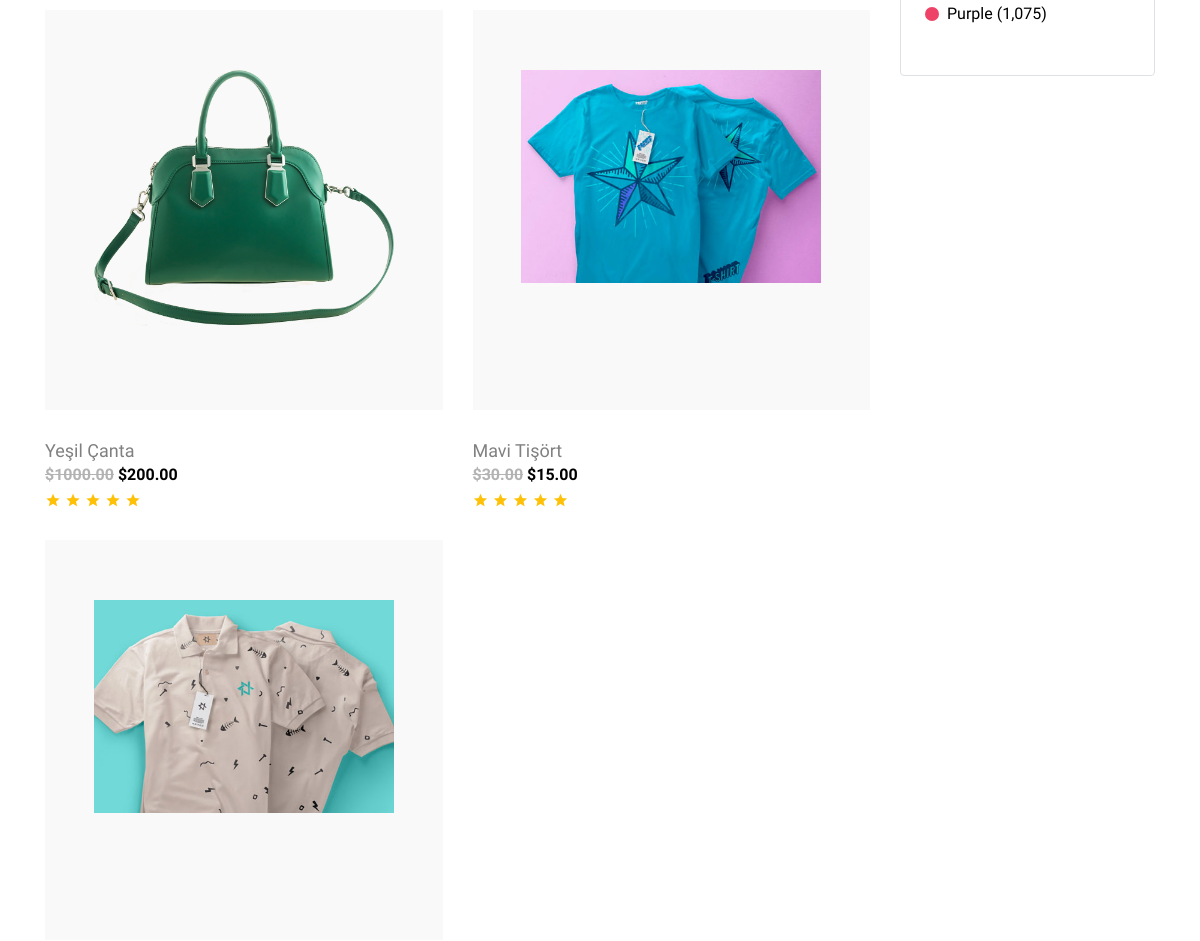
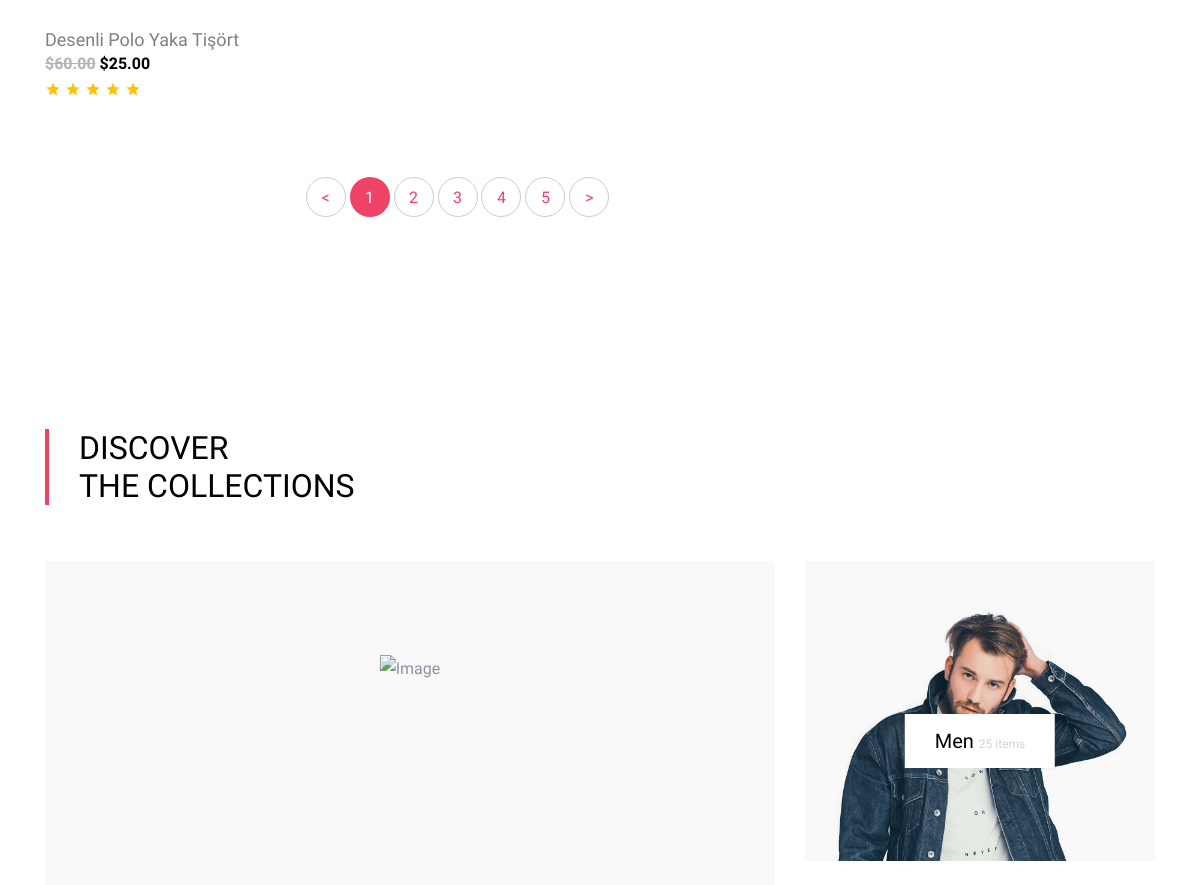
Before: /products/ (middle part) with the older database file (2 pictures, top to bottom).
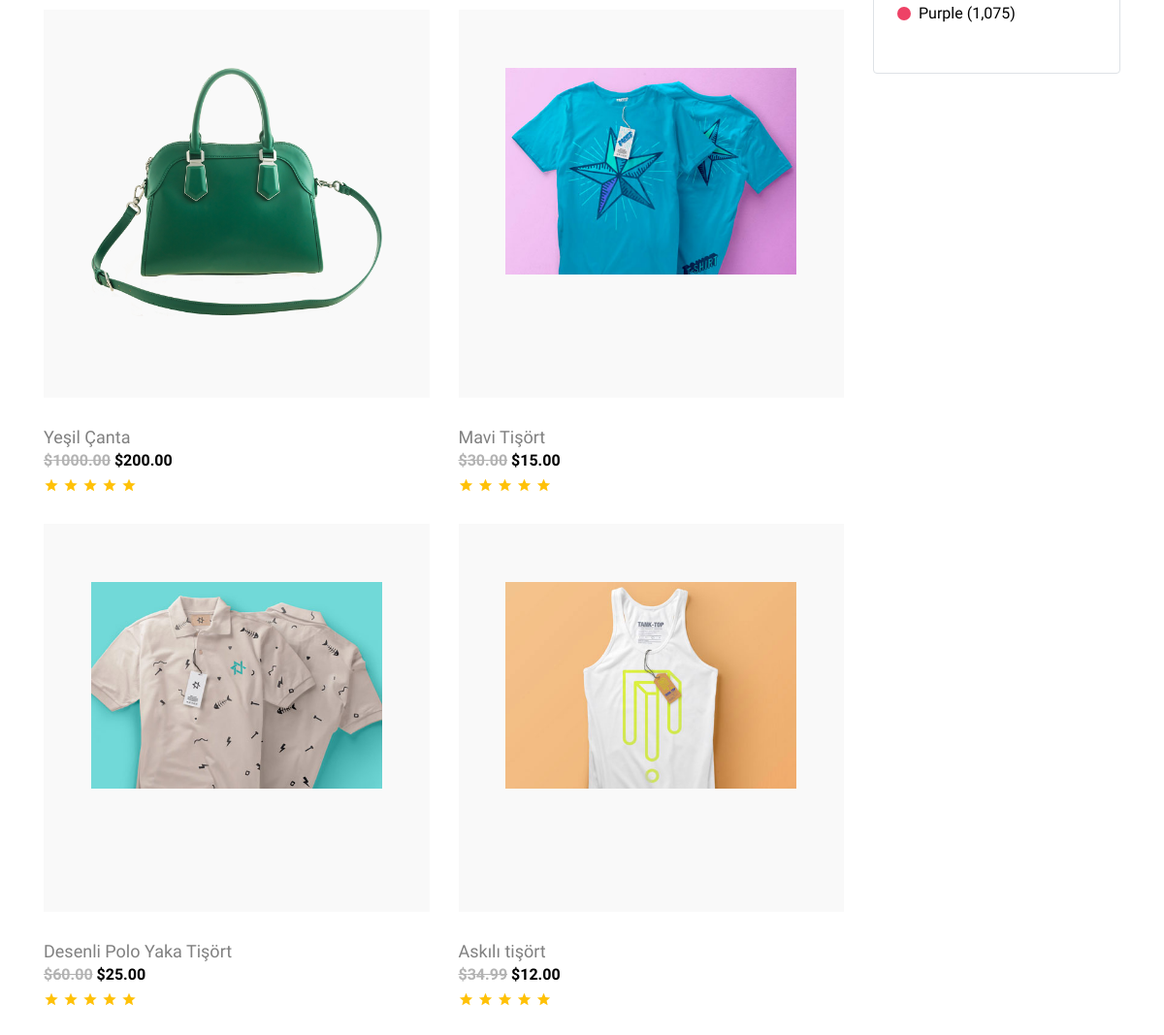
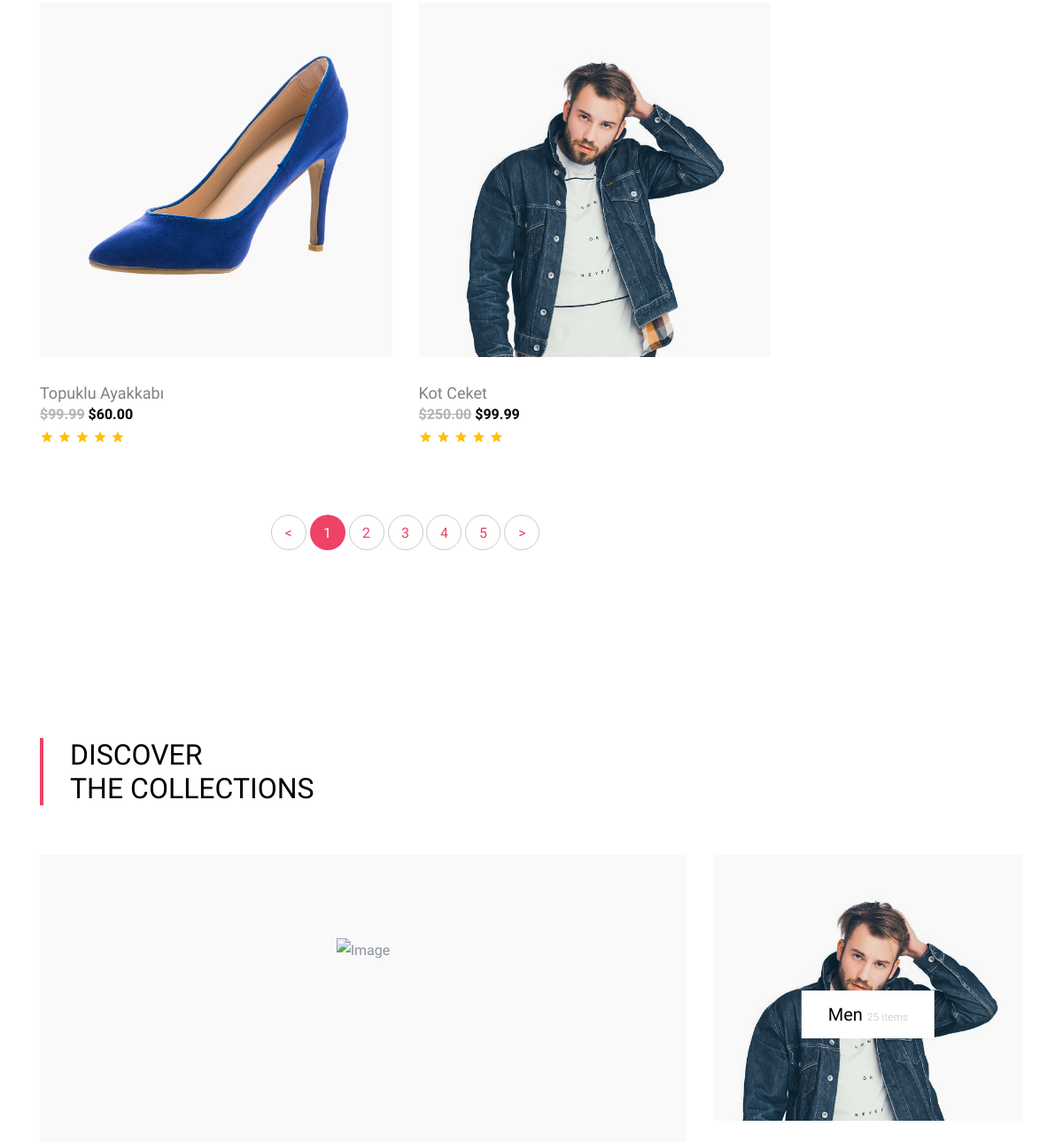
After: the same page with the newer database file (2 pictures, top to bottom).
### products/models.py (models this page shows, shortened)
class Product(models.Model):
    genders = (
        ('M','Erkek'),
        ('F','Kadın'),
    )
    title = models.CharField("Başlık", max_length=150)
    description = models.TextField("Açıklama")
    price = models.DecimalField(max_digits=10, decimal_places=2, default=0)
    old_price = models.DecimalField(max_digits=10, decimal_places=2, default=0)
    image = models.ImageField(upload_to="products")
    slug = models.SlugField(unique=True, db_index=True, default="")
    is_active = models.BooleanField(default=True)
    is_home = models.BooleanField(default=True)
    gender = models.CharField("Cinsiyet", max_length=1, choices=genders, default=1)
    category = models.ManyToManyField(Category)
    class Meta:
        verbose_name = "Ürün"
        verbose_name_plural = "Ürünler"

### products/views.py (the view)
# urls.py: path('', include("products.urls")),
def products(request):
    product = Product.objects.filter(is_active=True)
    return render(request, "products.html", {
        "product": product
    })

### products/templates/products.html (shortened to what this page needs)
{% extends "products/base.html" %}
{% load static %}
{% block content %}
  <div class="site-wrap">
    {% include "partials/_shop-section.html" %}
    {% include "partials/_section1.html" %}
  </div>
{% endblock content %}

### products/templates/partials/_shop-section.html (shortened to what this page needs)
<div class="site-section">
    <div class="container">
      <div class="row mb-5">
        <div class="col-md-9 order-1">
          <div class="row mb-5">
            {% if request.path == "/products/" %}
            {% for p in product %}
            <div class="col-lg-6 col-md-6 item-entry mb-4">
              <a href="#" class="product-item md-height bg-gray d-block">
                <img src="{{p.image.url}}" alt="Image" class="img-fluid">
              </a>
              <h2 class="item-title"><a href="#"> {{p.title}} </a></h2>
              <strong class="item-price"><del>${{p.old_price}}</del> ${{p.price}}</strong>
              <div class="star-rating">
                <span class="icon-star2 text-warning"></span>
                <span class="icon-star2 text-warning"></span>
                <span class="icon-star2 text-warning"></span>
                <span class="icon-star2 text-warning"></span>
                <span class="icon-star2 text-warning"></span>
              </div>
            </div>
            {% endfor %}
            {% endif %}
          </div>
          <div class="row">
            <div class="col-md-12 text-center">
              <div class="site-block-27">
                <ul>
                  <li><a href="#">&lt;</a></li>
                  <li class="active"><span>1</span></li>
                  <li><a href="#">2</a></li>
                  <li><a href="#">3</a></li>
                  <li><a href="#">4</a></li>
                  <li><a href="#">5</a></li>
                  <li><a href="#">&gt;</a></li>
                </ul>
              </div>
            </div>
          </div>
        </div>
        <div class="col-md-3 order-2 mb-5 mb-md-0">
          <div class="border p-4 rounded mb-4">
            <div class="mb-4">
              <a href="#" class="d-flex color-item align-items-center" >
                <span class="bg-primary color d-inline-block rounded-circle mr-2"></span> <span class="text-black">Purple (1,075)</span>
              </a>
            </div>
          </div>
        </div>
      </div>
    </div>
  </div>

Changed rows visible on the page:
added Product: image (picture), title "Askılı tişört", old_price "34.99", price "12.00"
added Product: image (picture), title "Topuklu Ayakkabı", old_price "99.99", price "60.00"
added Product: image (picture), title "Kot Ceket", old_price "250.00", price "99.99"
